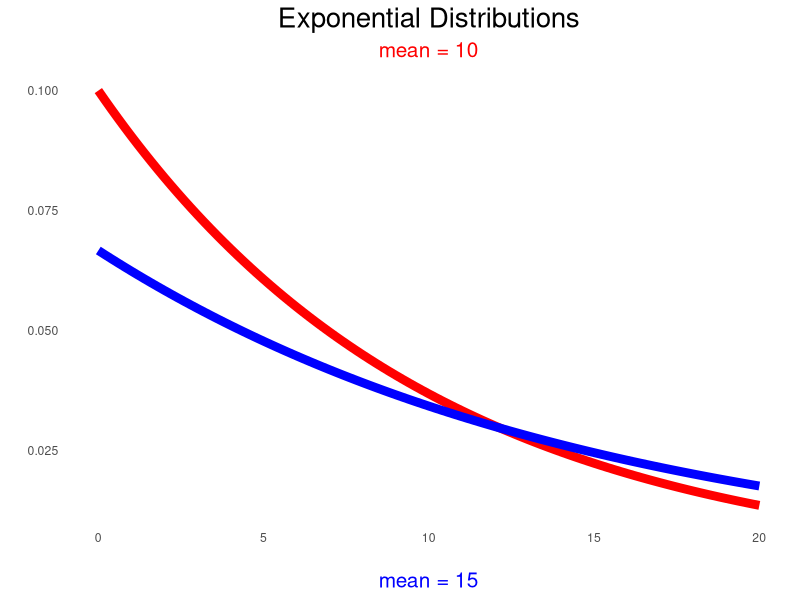

Source code (R):
## ---- chunk 1
knitr::opts_chunk$set(echo = TRUE)
library("tidyverse")
N <- 1000 #number of trials
n_vals <- seq(5, 50, 5) #sample sizes
m <- length(n_vals)
df <- data.frame(
  sample_size = n_vals,
  prop_significant = rep(NA, m)
)
## ---- chunk 2
ggplot() +
  xlim(0, 20) +
  geom_function(fun = dexp, 
                args = list(rate = 1/10),
                color = "red", size = 3) +
  geom_function(fun = dexp, 
                args = list(rate = 1/15),
                color = "blue", size = 3) +
  labs(title = "Exponential Distributions",
       subtitle = "mean = 10",
       caption = "mean = 15",
       x = "", 
       y = "") +
  theme(#axis.text.x = element_blank(),
        #axis.text.y = element_blank(),
        axis.ticks = element_blank(),
        #axis.title.x = element_text(size = 15),
        #axis.title.y = element_text(size = 15),
        #legend.position = "bottom",
        panel.background = element_rect(fill = "white"),
        panel.grid.major = element_blank(),
        panel.grid.minor = element_blank(),
        plot.caption = element_text(color = "blue", 
                                     hjust = 0.5, 
                                     size = 15),
        plot.subtitle = element_text(color = "red", 
                                     hjust = 0.5, 
                                     size = 15),
        plot.title = element_text(color = "black",
                                  hjust = 0.5,
                                  size = 20))
## ---- chunk 3
for(i in 1:m){
  significance_tracker <- rep(NA, N)
  for(j in 1:N){
    A <- rexp(n_vals[i], 1/10)
    B <- rexp(n_vals[i], 1/15)
    significance_tracker[j] <- t.test(A,B)$p.value < 0.05
  }
  df$prop_significant <- mean(significance_tracker)
}
